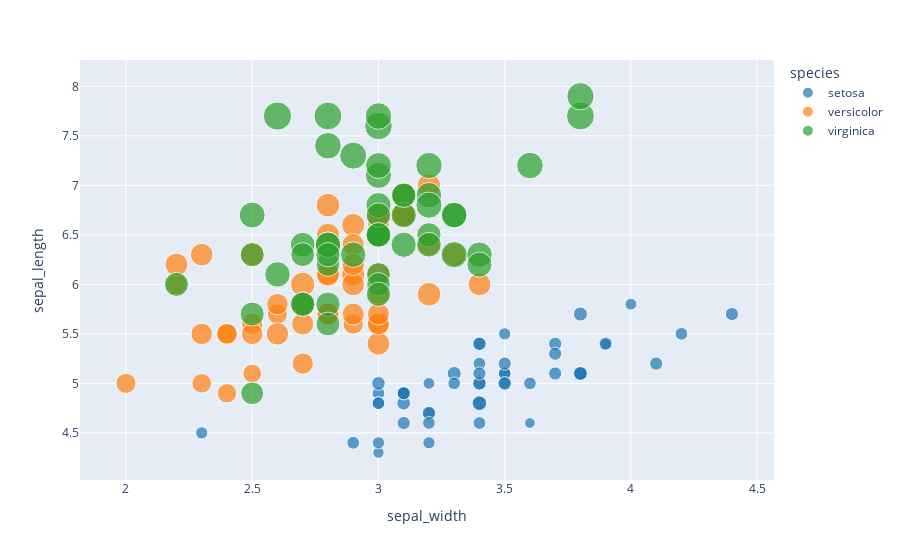

Notebook code for this chart:
### Markdown cell above
### Завдання 1

### Code cell
df = px.data.iris()
fig = px.scatter(df, x="sepal_width", y="sepal_length", color="species",
                 size='petal_length', hover_data=['petal_width']
fig.show()

### Figure 1 — Plotly figure (JSON) as saved in the notebook; plotly's stock layout.template omitted (floating-point values rounded to 4 significant figures)
{"data": [{"customdata": [[0.2], [0.2], [0.2], [0.2], [0.2], [0.4], [0.3], [0.2], [0.2], [0.1], [0.2], [0.2], [0.1], [0.1], [0.2], [0.4], [0.4], [0.3], [0.3], [0.3], [0.2], [0.4], [0.2], [0.5], [0.2], [0.2], [0.4], [0.2], [0.2], [0.2], [0.2], [0.4], [0.1], [0.2], [0.1], [0.2], [0.2], [0.1], [0.2], [0.2], [0.3], [0.3], [0.2], [0.6], [0.4], [0.3], [0.2], [0.2], [0.2], [0.2]], "hovertemplate": "species=setosa<br>sepal_width=%{x}<br>sepal_length=%{y}<br>petal_length=%{marker.size}<br>petal_width=%{customdata[0]}<extra></extra>", "legendgroup": "setosa", "marker": {"color": "#1f77b4", "size": [1.4, 1.4, 1.3, 1.5, 1.4, 1.7, 1.4, 1.5, 1.4, 1.5, 1.5, 1.6, 1.4, 1.1, 1.2, 1.5, 1.3, 1.4, 1.7, 1.5, 1.7, 1.5, 1, 1.7, 1.9, 1.6, 1.6, 1.5, 1.4, 1.6, 1.6, 1.5, 1.5, 1.4, 1.5, 1.2, 1.3, 1.5, 1.3, 1.5, 1.3, 1.3, 1.3, 1.6, 1.9, 1.4, 1.6, 1.4, 1.5, 1.4], "sizemode": "area", "sizeref": 0.01725, "symbol": "circle"}, "mode": "markers", "name": "setosa", "orientation": "v", "showlegend": true, "type": "scatter", "x": [3.5, 3, 3.2, 3.1, 3.6, 3.9, 3.4, 3.4, 2.9, 3.1, 3.7, 3.4, 3, 3, 4, 4.4, 3.9, 3.5, 3.8, 3.8, 3.4, 3.7, 3.6, 3.3, 3.4, 3, 3.4, 3.5, 3.4, 3.2, 3.1, 3.4, 4.1, 4.2, 3.1, 3.2, 3.5, 3.1, 3, 3.4, 3.5, 2.3, 3.2, 3.5, 3.8, 3, 3.8, 3.2, 3.7, 3.3], "xaxis": "x", "y": [5.1, 4.9, 4.7, 4.6, 5, 5.4, 4.6, 5, 4.4, 4.9, 5.4, 4.8, 4.8, 4.3, 5.8, 5.7, 5.4, 5.1, 5.7, 5.1, 5.4, 5.1, 4.6, 5.1, 4.8, 5, 5, 5.2, 5.2, 4.7, 4.8, 5.4, 5.2, 5.5, 4.9, 5, 5.5, 4.9, 4.4, 5.1, 5, 4.5, 4.4, 5, 5.1, 4.8, 5.1, 4.6, 5.3, 5], "yaxis": "y"}, {"customdata": [[1.4], [1.5], [1.5], [1.3], [1.5], [1.3], [1.6], [1], [1.3], [1.4], [1], [1.5], [1], [1.4], [1.3], [1.4], [1.5], [1], [1.5], [1.1], [1.8], [1.3], [1.5], [1.2], [1.3], [1.4], [1.4], [1.7], [1.5], [1], [1.1], [1], [1.2], [1.6], [1.5], [1.6], [1.5], [1.3], [1.3], [1.3], [1.2], [1.4], [1.2], [1], [1.3], [1.2], [1.3], [1.3], [1.1], [1.3]], "hovertemplate": "species=versicolor<br>sepal_width=%{x}<br>sepal_length=%{y}<br>petal_length=%{marker.size}<br>petal_width=%{customdata[0]}<extra></extra>", "legendgroup": "versicolor", "marker": {"color": "#ff7f0e", "size": [4.7, 4.5, 4.9, 4, 4.6, 4.5, 4.7, 3.3, 4.6, 3.9, 3.5, 4.2, 4, 4.7, 3.6, 4.4, 4.5, 4.1, 4.5, 3.9, 4.8, 4, 4.9, 4.7, 4.3, 4.4, 4.8, 5, 4.5, 3.5, 3.8, 3.7, 3.9, 5.1, 4.5, 4.5, 4.7, 4.4, 4.1, 4, 4.4, 4.6, 4, 3.3, 4.2, 4.2, 4.2, 4.3, 3, 4.1], "sizemode": "area", "sizeref": 0.01725, "symbol": "circle"}, "mode": "markers", "name": "versicolor", "orientation": "v", "showlegend": true, "type": "scatter", "x": [3.2, 3.2, 3.1, 2.3, 2.8, 2.8, 3.3, 2.4, 2.9, 2.7, 2, 3, 2.2, 2.9, 2.9, 3.1, 3, 2.7, 2.2, 2.5, 3.2, 2.8, 2.5, 2.8, 2.9, 3, 2.8, 3, 2.9, 2.6, 2.4, 2.4, 2.7, 2.7, 3, 3.4, 3.1, 2.3, 3, 2.5, 2.6, 3, 2.6, 2.3, 2.7, 3, 2.9, 2.9, 2.5, 2.8], "xaxis": "x", "y": [7, 6.4, 6.9, 5.5, 6.5, 5.7, 6.3, 4.9, 6.6, 5.2, 5, 5.9, 6, 6.1, 5.6, 6.7, 5.6, 5.8, 6.2, 5.6, 5.9, 6.1, 6.3, 6.1, 6.4, 6.6, 6.8, 6.7, 6, 5.7, 5.5, 5.5, 5.8, 6, 5.4, 6, 6.7, 6.3, 5.6, 5.5, 5.5, 6.1, 5.8, 5, 5.6, 5.7, 5.7, 6.2, 5.1, 5.7], "yaxis": "y"}, {"customdata": [[2.5], [1.9], [2.1], [1.8], [2.2], [2.1], [1.7], [1.8], [1.8], [2.5], [2], [1.9], [2.1], [2], [2.4], [2.3], [1.8], [2.2], [2.3], [1.5], [2.3], [2], [2], [1.8], [2.1], [1.8], [1.8], [1.8], [2.1], [1.6], [1.9], [2], [2.2], [1.5], [1.4], [2.3], [2.4], [1.8], [1.8], [2.1], [2.4], [2.3], [1.9], [2.3], [2.5], [2.3], [1.9], [2], [2.3], [1.8]], "hovertemplate": "species=virginica<br>sepal_width=%{x}<br>sepal_length=%{y}<br>petal_length=%{marker.size}<br>petal_width=%{customdata[0]}<extra></extra>", "legendgroup": "virginica", "marker": {"color": "#2ca02c", "size": [6, 5.1, 5.9, 5.6, 5.8, 6.6, 4.5, 6.3, 5.8, 6.1, 5.1, 5.3, 5.5, 5, 5.1, 5.3, 5.5, 6.7, 6.9, 5, 5.7, 4.9, 6.7, 4.9, 5.7, 6, 4.8, 4.9, 5.6, 5.8, 6.1, 6.4, 5.6, 5.1, 5.6, 6.1, 5.6, 5.5, 4.8, 5.4, 5.6, 5.1, 5.1, 5.9, 5.7, 5.2, 5, 5.2, 5.4, 5.1], "sizemode": "area", "sizeref": 0.01725, "symbol": "circle"}, "mode": "markers", "name": "virginica", "orientation": "v", "showlegend": true, "type": "scatter", "x": [3.3, 2.7, 3, 2.9, 3, 3, 2.5, 2.9, 2.5, 3.6, 3.2, 2.7, 3, 2.5, 2.8, 3.2, 3, 3.8, 2.6, 2.2, 3.2, 2.8, 2.8, 2.7, 3.3, 3.2, 2.8, 3, 2.8, 3, 2.8, 3.8, 2.8, 2.8, 2.6, 3, 3.4, 3.1, 3, 3.1, 3.1, 3.1, 2.7, 3.2, 3.3, 3, 2.5, 3, 3.4, 3], "xaxis": "x", "y": [6.3, 5.8, 7.1, 6.3, 6.5, 7.6, 4.9, 7.3, 6.7, 7.2, 6.5, 6.4, 6.8, 5.7, 5.8, 6.4, 6.5, 7.7, 7.7, 6, 6.9, 5.6, 7.7, 6.3, 6.7, 7.2, 6.2, 6.1, 6.4, 7.2, 7.4, 7.9, 6.4, 6.3, 6.1, 7.7, 6.3, 6.4, 6, 6.9, 6.7, 6.9, 5.8, 6.8, 6.7, 6.7, 6.3, 6.5, 6.2, 5.9], "yaxis": "y"}], "layout": {"legend": {"itemsizing": "constant", "title": {"text": "species"}, "tracegroupgap": 0}, "margin": {"t": 60}, "xaxis": {"anchor": "y", "domain": [0, 1], "title": {"text": "sepal_width"}}, "yaxis": {"anchor": "x", "domain": [0, 1], "title": {"text": "sepal_length"}}}}
